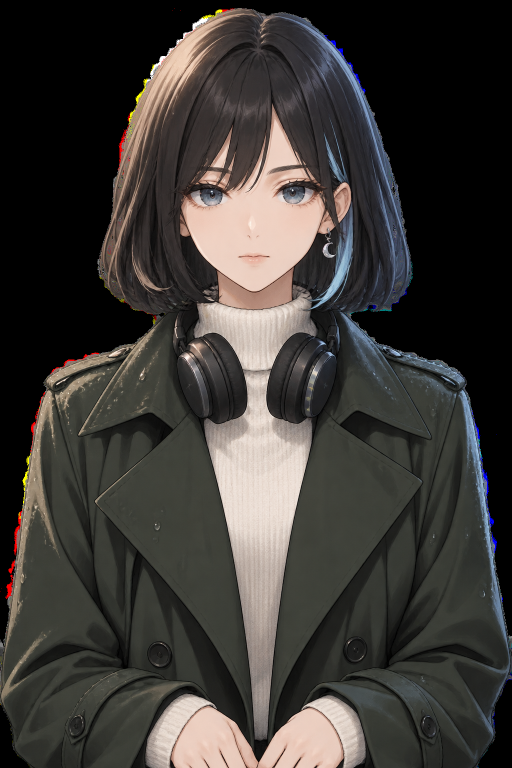
#> input picture assets/raw/master.png, 1024 x 1536 px (shown at 1/2 size)
$ python align.py   (older library calls are emulated)
#> lines starting #> are read from the running program, lines starting #| are printed output that depends on the picture; after the words box and inside, x2 and y2 are one past the last pixel; in counts of white or black regions, pixels touching at a corner belong together
#!/usr/bin/env python3
"""探针 P4 修复轮: 两阶段配准 + 肤色匹配 + 整块手势替换 + 头发去色边 (实验代码)

相对上一轮的改动:
  1. 面部贴片两阶段配准: 全局相似变换 -> 脸框 (300,320)-(720,600) 内再用 SIFT+RANSAC
     估一次局部相似变换, 贴片用 "全局 ∘ 局部"。局部修正量 > 20px 视为失败, 退回全局。
     掩码 = 差分变化区域 ∪ master 五官框 (眉/眼/嘴), 保证旧线稿被盖住。
  2. 肤色匹配: 掩码外圈 8~16px 环内算 Lab 平均差, 在掩码内把它减掉。
  3. 手势贴片整块替换: y 740~820 自动找梯度最小的一行当接缝, 缝下 48px 竖向羽化,
     差分图缺数据的底部输出为透明, 约束写进 tools/spike-align/composition.json。
  4. master 半透明边缘去色边: 用往内 3px 的不透明像素颜色替换 RGB, alpha 不变,
     输出 assets/parts/master_clean.png (后续贴片与预览都以它为底)。
  5. 指标里新增局部修正量、线稿覆盖率、环形 ΔE。

依赖只允许 opencv-python-headless / numpy。
产物: assets/parts/*.png (含 master_clean.png), tools/spike-align/{metrics.json,metrics.js,composition.json}
"""

import json
import os
import sys

import cv2
import numpy as np

ROOT = os.path.dirname(os.path.dirname(os.path.dirname(os.path.abspath(__file__))))
RAW = os.path.join(ROOT, "assets", "raw")
PARTS = os.path.join(ROOT, "assets", "parts")
OUT = os.path.join(ROOT, "tools", "spike-align")

MASTER_RAW = os.path.join(RAW, "master.png")
MASTER_CLEAN = os.path.join(PARTS, "master_clean.png")
TABLE_SRC = "b4_fg_table_v_checker.png"

# ---------------------------------------------------------------- 区域定义
# 值取探针说明里的参考区域, 四周各放宽 8~20px (说明允许在此基础上自动扩展)。
REGIONS = {
    "eyelid": ("eyes", (312, 332, 710, 475)),
    "brow": ("brow", (310, 300, 712, 432)),
    "mouth": ("mouth", (408, 446, 614, 604)),
    "blush": ("cheek", (312, 396, 710, 548)),
}
# master 坐标下的五官框: 表情贴片掩码必须并上这些框, 否则旧五官线稿会透出来。
FACE_FEAT_BOXES = (REGIONS["brow"][1], REGIONS["eyelid"][1], REGIONS["mouth"][1])
# 第二阶段局部配准用的脸框 (修复说明给定)
FACE_BOX = (300, 320, 720, 600)
# 配准特征必须排除的区域 (master 坐标)。表情差分排除脸, 手势差分排除下半身。
EXCLUDE = {
    "expr": ("face", (296, 286, 726, 622)),
    "gest": ("body_lower", (0, 700, 1024, 1536)),
}
# 表情贴片区域自动扩边的上限, 防止扩边把整颗头吃进来
EXPR_LIMITS = (290, 280, 742, 640)
REGION_RING = 24         # 探测环宽度
REGION_STEP = 16         # 每次扩边量
REGION_RING_MIN = 220    # 环内强差异像素超过此值就扩这一边 (≈环面积 5%, 压掉重绘噪声驱动的误扩)
REGION_GROW_MAX = 8      # 最多扩 8 次 (128px)

# 差分图清单: (文件名, 类型, 贴片输出名)
DIFFS = [
    ("x_eyelid_half", "expr", "eyelid_half"),
    ("x_eyelid_closed", "expr", "eyelid_closed"),
    ("x_brow_sad", "expr", "brow_sad"),
    ("x_brow_raised", "expr", "brow_raised"),
    ("x_mouth_small", "expr", "mouth_small"),
    ("x_mouth_open", "expr", "mouth_open"),
    ("x_mouth_o", "expr", "mouth_o"),
    ("x_mouth_smile", "expr", "mouth_smile"),
    ("x_mouth_sad", "expr", "mouth_sad"),
    ("x_blush", "expr", "blush"),
    ("a1_arm_cup", "gest", "arm_cup"),
    ("a2_arm_polaroid", "gest", "arm_polaroid"),
    ("a3_arm_camera", "gest", "arm_camera"),
    ("a4_arm_phone", "gest", "arm_phone"),
]

# 全局常量 (整批共用, 不做单图调参)
ALPHA_OPAQUE = 64        # 参与特征/贴片的 alpha 下限
SIFT_FEATURES = 4000
SIFT_CONTRAST = 0.008
RATIO = 0.75             # Lowe ratio test
RANSAC_PX = 3.0
RANSAC_ITERS = 20000
RANSAC_CONF = 0.999
MIN_INLIERS = 12         # 低于此值认为配准不可信
MIN_INLIER_RATIO = 0.15

# 第二阶段: 脸框内局部相似变换
LOCAL_MAX_PX = 20.0      # 脸框四角最大修正量上限, 超过就退回全局
LOCAL_MIN_INLIERS = 20

# 掩码 (表情): 差分变化区域 ∪ 五官框
PATCH_SMOOTH = 3.0       # 先平滑 ΔE 再阈值: 每张图都是整张重绘, 1~2px 线稿噪声会被压到阈值下
PATCH_THRESH = 12.0      # Lab ΔE76 (L 归一到 0-100); 高于平坦区噪声底 p90≈9, 远低于特征对比 p99≈50+
PATCH_CLOSE = 15         # 闭运算核: 把细碎的线稿差异并成实心块, 否则羽化后贴片永远到不了全不透明
PATCH_DILATE = 3         # 膨胀半径: 只用来吃掉抗锯齿边; 软边交给羽化, 再大就会把整片区域吞进掩码
PATCH_FEATHER_SIGMA = 4.0  # 高斯羽化 sigma, ~3sigma≈12px 支撑
FEATHER_LO = 0.18        # 覆盖率低于此值 alpha=0
FEATHER_HI = 0.55        # 覆盖率高于此值 alpha=1 (中间线性, 避免细掩码整片半透明)
PATCH_MIN_AREA = 50      # 小于此面积的连通域丢弃
PATCH_OPAQUE = 160       # 贴片只取差分图自身不透明的像素
GHOST_DE = 30.0          # 强变化判定, 用于统计"没被贴片覆盖的强变化像素"
COVER_MIN = 0.80         # 表情贴片对 master 线稿的覆盖率验收线

# 肤色匹配
RING_IN = 8              # 环形内径 (掩码外)
RING_OUT = 16            # 环形外径
RING_MIN_L = 45          # 环内只算肤色像素: 平坦环里 60%+ 是头发/阴影 (L 中位数 ~21),
                         # 用全环算出来的色偏是头发重绘差 (+1.0 ~ +2.3 L), 不是肤色
RING_MIN_PX = 120        # 肤色像素少于这个数就退回全环 (并记录)
COLOR_MAX_DE = 3.0       # 环形 ΔE 验收线

# 手势贴片: 整块替换
SEAM_RANGE = (740, 820)  # 自动找接缝线的搜索范围
SEAM_FEATHER = 48        # 接缝竖向羽化高度
CLIP_MARGIN = 10         # characterClipBottom = 最小数据下界 - 此值

# master 去色边
DEFRINGE_PX = 3          # 用往内 3px 的不透明像素颜色替换半透明边缘
# master.png 里没有任何 alpha=255 的像素: 内部平台是 252/253, 背景是 0。
# 所以"不透明"按平台值判定, 边缘带 = 0 < alpha < OPAQUE_ALPHA。
OPAQUE_ALPHA = 250

TABLE_MAX_SAT = 28
TABLE_MIN_VAL = 195


# ---------------------------------------------------------------- 工具
def load_rgba(path):
    """返回 (bgr_uint8, alpha_uint8, gray_premultiplied_uint8)。

    RGB 先乘 alpha 再转灰: 透明区的残留颜色不参与特征提取。
    """
#> called with path = 'assets/raw/master.png'
    im = cv2.imread(path, cv2.IMREAD_UNCHANGED)
#> im is the input picture: shape (1536, 1024, 4); mean B, G, R, A 54.3, 57.7, 61.1, 174.9
    if im is None:
        raise SystemExit(f"读不到 {path}")
    if im.ndim == 2:
        im = cv2.cvtColor(im, cv2.COLOR_GRAY2BGRA)
    if im.shape[2] == 3:
        im = cv2.cvtColor(im, cv2.COLOR_BGR2BGRA)
    alpha = im[:, :, 3]
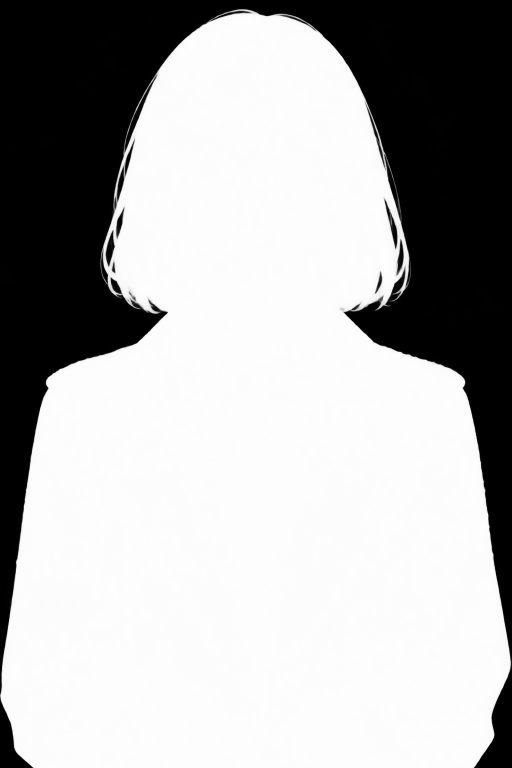
#> alpha: shape (1536, 1024) (shown at 1/2 size); min 0, max 254, mean 174.9
    a = (alpha.astype(np.float32) / 255.0)[:, :, None]
    rgb = (im[:, :, :3].astype(np.float32) * a).astype(np.uint8)
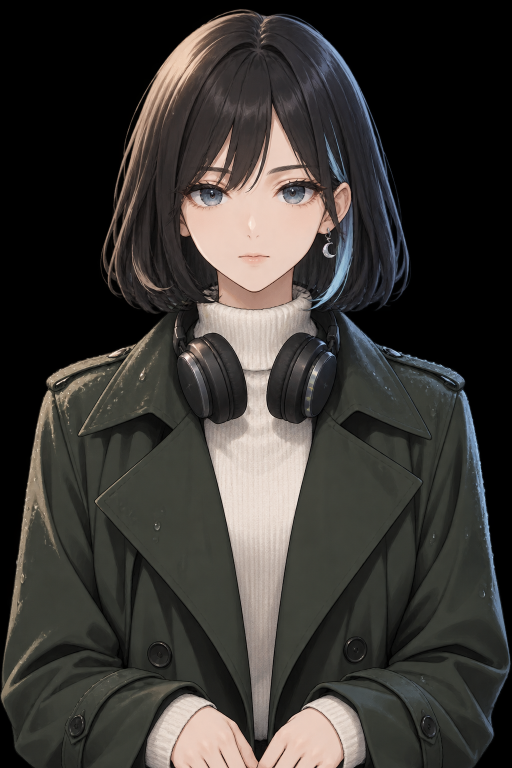
#> rgb: shape (1536, 1024, 3) (shown at 1/2 size); mean B, G, R 51.8, 55.3, 58.3
    gray = cv2.cvtColor(rgb, cv2.COLOR_BGR2GRAY)
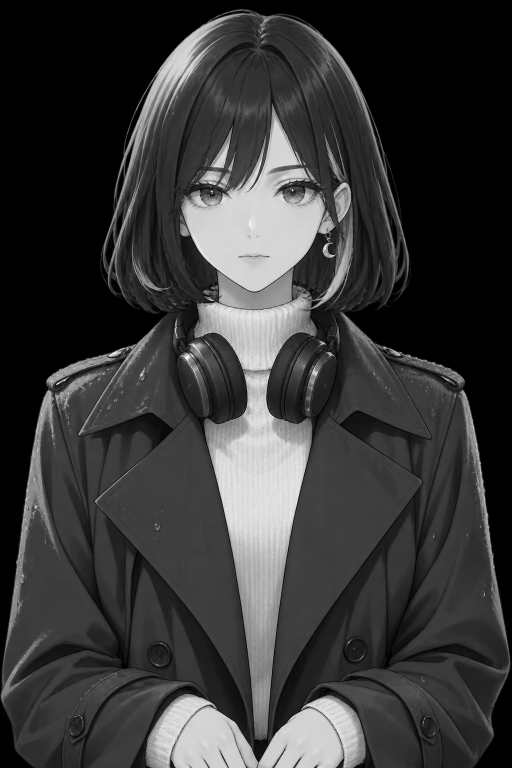
#> gray: shape (1536, 1024) (shown at 1/2 size); min 0, max 251, mean 55.8
    return im[:, :, :3].copy(), alpha, gray


# [62 lines left out: functions box_mask, lab, lab_to_bgr, delta_e, grow_region, not called in this run]


def detect(gray, mask, sift):
    return sift.detectAndCompute(gray, mask)


# [67 lines left out: functions estimate, aff_stat, fit_similarity, compose, warp_rgba, not called in this run]


# ---------------------------------------------------------------- 修复 4: 去色边
def defringe(bgr, alpha):
    """把边缘带 (0<alpha<OPAQUE_ALPHA) 的 RGB 换成往内 DEFRINGE_PX 内不透明像素的颜色。

    逐步把"已确定颜色"向半透明区扩张 3 次 (每次 1px, 8 邻域已知像素均值),
    所以每个被替换的像素取的都是朝内最多 3px 的不透明/已修正颜色。alpha 不动。
    """
    edge = (alpha > 0) & (alpha < OPAQUE_ALPHA)
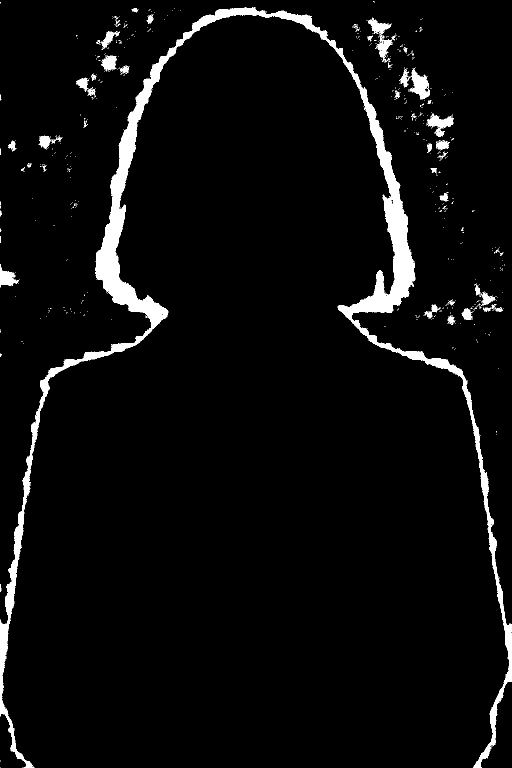
#> edge: shape (1536, 1024) bool (shown at 1/2 size); 4.2% white; 1195 white regions (1156 under 20 px), largest, box (x1, y1, x2, y2) and area: (0, 15, 1024, 1536) 56148, (819, 137, 860, 199) 1153, (855, 227, 906, 274) 859
    known = alpha >= OPAQUE_ALPHA
#> known: shape (1536, 1024) bool; 67.9% white; 29 black regions (28 under 20 px), largest, box (x1, y1, x2, y2) and area: (0, 0, 1024, 1536) 505448
    filled = bgr.astype(np.float32)
    for _ in range(DEFRINGE_PX):
        acc = np.zeros_like(filled)
        cnt = np.zeros(alpha.shape, np.float32)
        for dy in (-1, 0, 1):
            for dx in (-1, 0, 1):
                if dy == 0 and dx == 0:
                    continue
                acc += np.roll(filled, (dy, dx), axis=(0, 1)) * \
                    np.roll(known, (dy, dx), axis=(0, 1))[:, :, None]
                cnt += np.roll(known, (dy, dx), axis=(0, 1))
        upd = (~known) & (cnt > 0)
        if not upd.any():
            break
        filled[upd] = acc[upd] / cnt[upd][:, None]
        known = known | upd
#> this loop made 3 passes
#> pass 1, in defringe, `upd = (~known) & (cnt > 0)`:
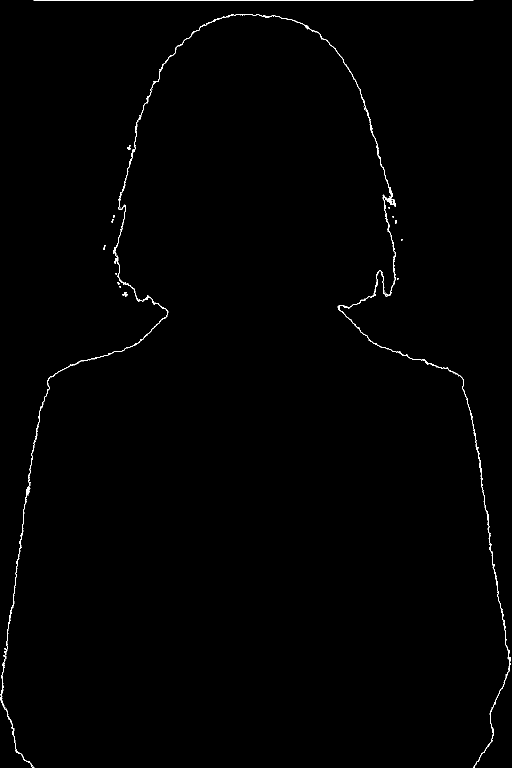
#> upd: shape (1536, 1024) bool (shown at 1/2 size); 0.5% white in thin lines or dots
#> pass 1, in defringe, `known = known | upd`:
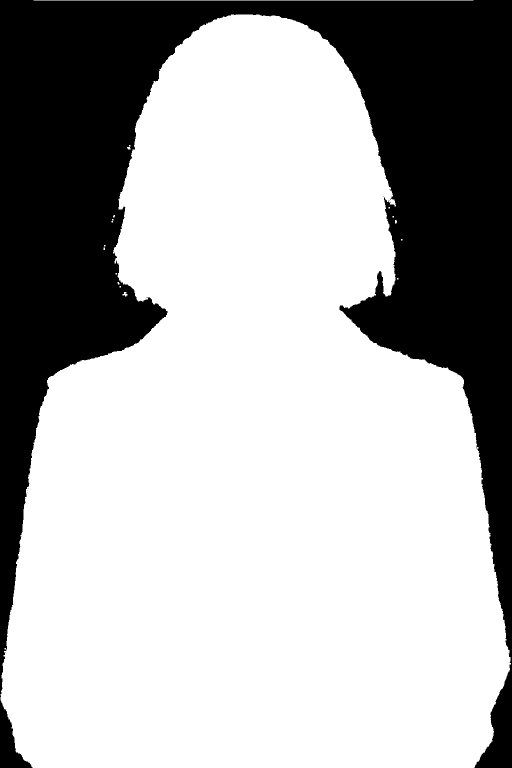
#> known: shape (1536, 1024) bool (shown at 1/2 size); 68.4% white; 4 black regions (3 under 20 px), largest, box (x1, y1, x2, y2) and area: (0, 0, 1024, 1536) 497626
#> after the loop:
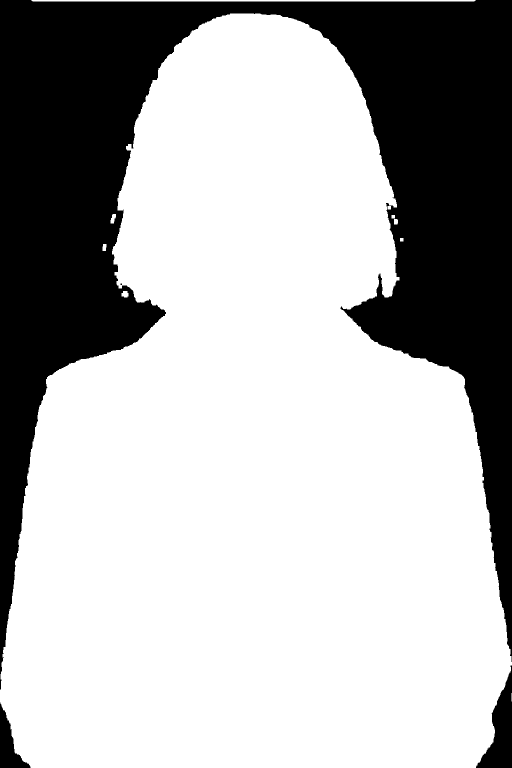
#> known: shape (1536, 1024) bool (shown at 1/2 size); 69.2% white; 4 black regions (1 under 20 px), largest, box (x1, y1, x2, y2) and area: (0, 0, 1024, 1379) 474650, (952, 1331, 1024, 1536) 6826, (0, 1405, 61, 1536) 3346
    repl = edge & known
#> repl: shape (1536, 1024) bool; 1.1% white; 37 white regions (29 under 20 px), largest, box (x1, y1, x2, y2) and area: (0, 27, 1024, 1536) 17226, (243, 582, 257, 595) 141, (221, 428, 232, 447) 139
    out = bgr.copy()
    out[repl] = np.clip(filled[repl], 0, 255).astype(np.uint8)
#> out: shape (1536, 1024, 3); mean B, G, R 54.5, 57.9, 61.2
#> (the rest of the program and of its run is left out)
